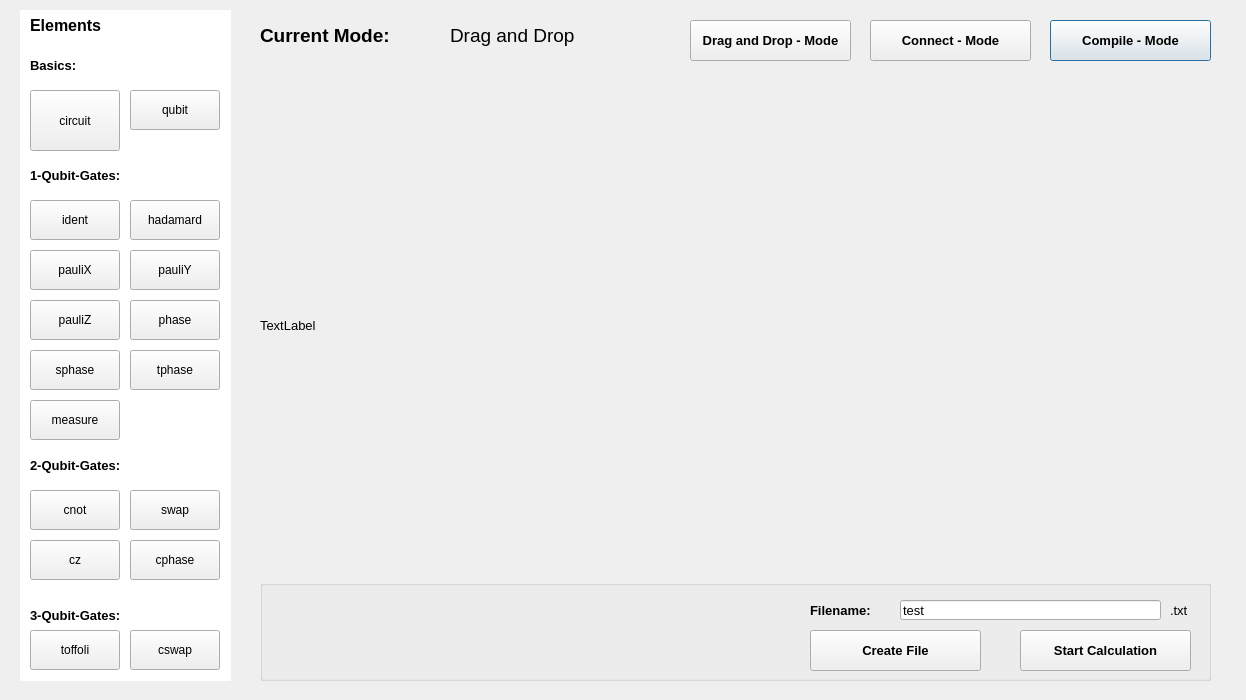
<?xml version="1.0" encoding="UTF-8"?>
<ui version="4.0">
 <class>Dialog</class>
 <widget class="QDialog" name="Dialog">
  <property name="geometry">
   <rect>
    <x>0</x>
    <y>0</y>
    <width>1246</width>
    <height>700</height>
   </rect>
  </property>
  <property name="windowTitle">
   <string>Quantensimulationsframework - QSFW</string>
  </property>
  <widget class="QPushButton" name="btn_compile">
   <property name="geometry">
    <rect>
     <x>1050</x>
     <y>20</y>
     <width>161</width>
     <height>41</height>
    </rect>
   </property>
   <property name="font">
    <font>
     <pointsize>10</pointsize>
     <weight>75</weight>
     <bold>true</bold>
    </font>
   </property>
   <property name="text">
    <string>Compile - Mode</string>
   </property>
  </widget>
  <widget class="QPushButton" name="btn_connect">
   <property name="geometry">
    <rect>
     <x>870</x>
     <y>20</y>
     <width>161</width>
     <height>41</height>
    </rect>
   </property>
   <property name="font">
    <font>
     <pointsize>10</pointsize>
     <weight>75</weight>
     <bold>true</bold>
    </font>
   </property>
   <property name="text">
    <string>Connect - Mode</string>
   </property>
  </widget>
  <widget class="QGroupBox" name="menubox">
   <property name="geometry">
    <rect>
     <x>20</x>
     <y>10</y>
     <width>211</width>
     <height>671</height>
    </rect>
   </property>
   <property name="autoFillBackground">
    <bool>true</bool>
   </property>
   <property name="styleSheet">
    <string notr="true">border-color: rgb(0, 0, 0);</string>
   </property>
   <property name="title">
    <string/>
   </property>
   <widget class="QPushButton" name="btn_ident">
    <property name="geometry">
     <rect>
      <x>10</x>
      <y>190</y>
      <width>90</width>
      <height>40</height>
     </rect>
    </property>
    <property name="baseSize">
     <size>
      <width>90</width>
      <height>0</height>
     </size>
    </property>
    <property name="text">
     <string>ident</string>
    </property>
   </widget>
   <widget class="QPushButton" name="btn_circuit">
    <property name="geometry">
     <rect>
      <x>10</x>
      <y>80</y>
      <width>90</width>
      <height>61</height>
     </rect>
    </property>
    <property name="baseSize">
     <size>
      <width>90</width>
      <height>0</height>
     </size>
    </property>
    <property name="text">
     <string>circuit</string>
    </property>
   </widget>
   <widget class="QLabel" name="label_2">
    <property name="geometry">
     <rect>
      <x>10</x>
      <y>0</y>
      <width>171</width>
      <height>31</height>
     </rect>
    </property>
    <property name="font">
     <font>
      <pointsize>12</pointsize>
      <weight>75</weight>
      <bold>true</bold>
     </font>
    </property>
    <property name="text">
     <string>Elements</string>
    </property>
   </widget>
   <widget class="QLabel" name="label_background">
    <property name="geometry">
     <rect>
      <x>0</x>
      <y>0</y>
      <width>211</width>
      <height>671</height>
     </rect>
    </property>
    <property name="styleSheet">
     <string notr="true">background-color: rgb(255, 255, 255);</string>
    </property>
    <property name="text">
     <string/>
    </property>
   </widget>
   <widget class="QPushButton" name="btn_hadamard">
    <property name="geometry">
     <rect>
      <x>110</x>
      <y>190</y>
      <width>90</width>
      <height>40</height>
     </rect>
    </property>
    <property name="baseSize">
     <size>
      <width>90</width>
      <height>0</height>
     </size>
    </property>
    <property name="text">
     <string>hadamard</string>
    </property>
   </widget>
   <widget class="QPushButton" name="btn_phase">
    <property name="geometry">
     <rect>
      <x>110</x>
      <y>290</y>
      <width>90</width>
      <height>40</height>
     </rect>
    </property>
    <property name="baseSize">
     <size>
      <width>90</width>
      <height>0</height>
     </size>
    </property>
    <property name="text">
     <string>phase</string>
    </property>
   </widget>
   <widget class="QPushButton" name="btn_pauliX">
    <property name="geometry">
     <rect>
      <x>10</x>
      <y>240</y>
      <width>90</width>
      <height>40</height>
     </rect>
    </property>
    <property name="baseSize">
     <size>
      <width>90</width>
      <height>0</height>
     </size>
    </property>
    <property name="text">
     <string>pauliX</string>
    </property>
   </widget>
   <widget class="QPushButton" name="btn_pauliY">
    <property name="geometry">
     <rect>
      <x>110</x>
      <y>240</y>
      <width>90</width>
      <height>40</height>
     </rect>
    </property>
    <property name="baseSize">
     <size>
      <width>90</width>
      <height>0</height>
     </size>
    </property>
    <property name="text">
     <string>pauliY</string>
    </property>
   </widget>
   <widget class="QPushButton" name="btn_pauliZ">
    <property name="geometry">
     <rect>
      <x>10</x>
      <y>290</y>
      <width>90</width>
      <height>40</height>
     </rect>
    </property>
    <property name="baseSize">
     <size>
      <width>90</width>
      <height>0</height>
     </size>
    </property>
    <property name="text">
     <string>pauliZ</string>
    </property>
   </widget>
   <widget class="QPushButton" name="btn_sphase">
    <property name="geometry">
     <rect>
      <x>10</x>
      <y>340</y>
      <width>90</width>
      <height>40</height>
     </rect>
    </property>
    <property name="baseSize">
     <size>
      <width>90</width>
      <height>0</height>
     </size>
    </property>
    <property name="text">
     <string>sphase</string>
    </property>
   </widget>
   <widget class="QPushButton" name="btn_tphase">
    <property name="geometry">
     <rect>
      <x>110</x>
      <y>340</y>
      <width>90</width>
      <height>40</height>
     </rect>
    </property>
    <property name="baseSize">
     <size>
      <width>90</width>
      <height>0</height>
     </size>
    </property>
    <property name="text">
     <string>tphase</string>
    </property>
   </widget>
   <widget class="QPushButton" name="btn_measure">
    <property name="geometry">
     <rect>
      <x>10</x>
      <y>390</y>
      <width>90</width>
      <height>40</height>
     </rect>
    </property>
    <property name="baseSize">
     <size>
      <width>90</width>
      <height>0</height>
     </size>
    </property>
    <property name="text">
     <string>measure</string>
    </property>
   </widget>
   <widget class="QPushButton" name="btn_cnot">
    <property name="geometry">
     <rect>
      <x>10</x>
      <y>480</y>
      <width>90</width>
      <height>40</height>
     </rect>
    </property>
    <property name="baseSize">
     <size>
      <width>90</width>
      <height>0</height>
     </size>
    </property>
    <property name="text">
     <string>cnot</string>
    </property>
   </widget>
   <widget class="QPushButton" name="btn_swap">
    <property name="geometry">
     <rect>
      <x>110</x>
      <y>480</y>
      <width>90</width>
      <height>40</height>
     </rect>
    </property>
    <property name="baseSize">
     <size>
      <width>90</width>
      <height>0</height>
     </size>
    </property>
    <property name="text">
     <string>swap</string>
    </property>
   </widget>
   <widget class="QPushButton" name="btn_cz">
    <property name="geometry">
     <rect>
      <x>10</x>
      <y>530</y>
      <width>90</width>
      <height>40</height>
     </rect>
    </property>
    <property name="baseSize">
     <size>
      <width>90</width>
      <height>0</height>
     </size>
    </property>
    <property name="text">
     <string>cz</string>
    </property>
   </widget>
   <widget class="QPushButton" name="btn_cphase">
    <property name="geometry">
     <rect>
      <x>110</x>
      <y>530</y>
      <width>90</width>
      <height>40</height>
     </rect>
    </property>
    <property name="baseSize">
     <size>
      <width>90</width>
      <height>0</height>
     </size>
    </property>
    <property name="text">
     <string>cphase</string>
    </property>
   </widget>
   <widget class="QPushButton" name="btn_toffoli">
    <property name="geometry">
     <rect>
      <x>10</x>
      <y>620</y>
      <width>90</width>
      <height>40</height>
     </rect>
    </property>
    <property name="baseSize">
     <size>
      <width>90</width>
      <height>0</height>
     </size>
    </property>
    <property name="text">
     <string>toffoli</string>
    </property>
   </widget>
   <widget class="QPushButton" name="btn_cswap">
    <property name="geometry">
     <rect>
      <x>110</x>
      <y>620</y>
      <width>90</width>
      <height>40</height>
     </rect>
    </property>
    <property name="baseSize">
     <size>
      <width>90</width>
      <height>0</height>
     </size>
    </property>
    <property name="text">
     <string>cswap</string>
    </property>
   </widget>
   <widget class="QLabel" name="label_3">
    <property name="geometry">
     <rect>
      <x>10</x>
      <y>40</y>
      <width>171</width>
      <height>31</height>
     </rect>
    </property>
    <property name="font">
     <font>
      <pointsize>10</pointsize>
      <weight>75</weight>
      <bold>true</bold>
     </font>
    </property>
    <property name="text">
     <string>Basics:</string>
    </property>
   </widget>
   <widget class="QPushButton" name="btn_qubit">
    <property name="geometry">
     <rect>
      <x>110</x>
      <y>80</y>
      <width>90</width>
      <height>40</height>
     </rect>
    </property>
    <property name="baseSize">
     <size>
      <width>90</width>
      <height>0</height>
     </size>
    </property>
    <property name="text">
     <string>qubit</string>
    </property>
   </widget>
   <widget class="QLabel" name="label_4">
    <property name="geometry">
     <rect>
      <x>10</x>
      <y>150</y>
      <width>171</width>
      <height>31</height>
     </rect>
    </property>
    <property name="font">
     <font>
      <pointsize>10</pointsize>
      <weight>75</weight>
      <bold>true</bold>
     </font>
    </property>
    <property name="text">
     <string>1-Qubit-Gates:</string>
    </property>
   </widget>
   <widget class="QLabel" name="label_5">
    <property name="geometry">
     <rect>
      <x>10</x>
      <y>440</y>
      <width>171</width>
      <height>31</height>
     </rect>
    </property>
    <property name="font">
     <font>
      <pointsize>10</pointsize>
      <weight>75</weight>
      <bold>true</bold>
     </font>
    </property>
    <property name="text">
     <string>2-Qubit-Gates:</string>
    </property>
   </widget>
   <widget class="QLabel" name="label_6">
    <property name="geometry">
     <rect>
      <x>10</x>
      <y>590</y>
      <width>171</width>
      <height>31</height>
     </rect>
    </property>
    <property name="font">
     <font>
      <pointsize>10</pointsize>
      <weight>75</weight>
      <bold>true</bold>
     </font>
    </property>
    <property name="text">
     <string>3-Qubit-Gates:</string>
    </property>
   </widget>
   <zorder>label_background</zorder>
   <zorder>btn_ident</zorder>
   <zorder>btn_circuit</zorder>
   <zorder>label_2</zorder>
   <zorder>btn_hadamard</zorder>
   <zorder>btn_phase</zorder>
   <zorder>btn_pauliX</zorder>
   <zorder>btn_pauliY</zorder>
   <zorder>btn_pauliZ</zorder>
   <zorder>btn_sphase</zorder>
   <zorder>btn_tphase</zorder>
   <zorder>btn_measure</zorder>
   <zorder>btn_cnot</zorder>
   <zorder>btn_swap</zorder>
   <zorder>btn_cz</zorder>
   <zorder>btn_cphase</zorder>
   <zorder>btn_toffoli</zorder>
   <zorder>btn_cswap</zorder>
   <zorder>label_3</zorder>
   <zorder>btn_qubit</zorder>
   <zorder>label_4</zorder>
   <zorder>label_5</zorder>
   <zorder>label_6</zorder>
  </widget>
  <widget class="QGroupBox" name="compileElements">
   <property name="geometry">
    <rect>
     <x>260</x>
     <y>580</y>
     <width>951</width>
     <height>101</height>
    </rect>
   </property>
   <property name="autoFillBackground">
    <bool>false</bool>
   </property>
   <property name="styleSheet">
    <string notr="true">border-color: rgb(240, 240, 240);</string>
   </property>
   <property name="title">
    <string/>
   </property>
   <widget class="QPushButton" name="btn_createFile">
    <property name="geometry">
     <rect>
      <x>550</x>
      <y>50</y>
      <width>171</width>
      <height>41</height>
     </rect>
    </property>
    <property name="font">
     <font>
      <pointsize>10</pointsize>
      <weight>75</weight>
      <bold>true</bold>
     </font>
    </property>
    <property name="text">
     <string>Create File</string>
    </property>
   </widget>
   <widget class="QPushButton" name="btn_calculation">
    <property name="geometry">
     <rect>
      <x>760</x>
      <y>50</y>
      <width>171</width>
      <height>41</height>
     </rect>
    </property>
    <property name="font">
     <font>
      <pointsize>10</pointsize>
      <weight>75</weight>
      <bold>true</bold>
     </font>
    </property>
    <property name="text">
     <string>Start Calculation</string>
    </property>
   </widget>
   <widget class="QLabel" name="label_error">
    <property name="geometry">
     <rect>
      <x>20</x>
      <y>20</y>
      <width>501</width>
      <height>61</height>
     </rect>
    </property>
    <property name="font">
     <font>
      <pointsize>12</pointsize>
     </font>
    </property>
    <property name="styleSheet">
     <string notr="true">color: rgb(255, 0, 0);</string>
    </property>
    <property name="text">
     <string/>
    </property>
   </widget>
   <widget class="QLabel" name="label_9">
    <property name="geometry">
     <rect>
      <x>550</x>
      <y>20</y>
      <width>81</width>
      <height>21</height>
     </rect>
    </property>
    <property name="font">
     <font>
      <pointsize>10</pointsize>
      <weight>75</weight>
      <bold>true</bold>
     </font>
    </property>
    <property name="text">
     <string>Filename:</string>
    </property>
   </widget>
   <widget class="QLabel" name="label_10">
    <property name="geometry">
     <rect>
      <x>910</x>
      <y>20</y>
      <width>41</width>
      <height>21</height>
     </rect>
    </property>
    <property name="font">
     <font>
      <pointsize>10</pointsize>
      <weight>50</weight>
      <bold>false</bold>
     </font>
    </property>
    <property name="text">
     <string>.txt</string>
    </property>
   </widget>
   <widget class="QLineEdit" name="lineEdit_filename">
    <property name="geometry">
     <rect>
      <x>640</x>
      <y>20</y>
      <width>261</width>
      <height>20</height>
     </rect>
    </property>
    <property name="font">
     <font>
      <pointsize>10</pointsize>
     </font>
    </property>
    <property name="text">
     <string>test</string>
    </property>
   </widget>
  </widget>
  <widget class="QLabel" name="lbl_dropBar">
   <property name="geometry">
    <rect>
     <x>260</x>
     <y>90</y>
     <width>951</width>
     <height>471</height>
    </rect>
   </property>
   <property name="font">
    <font>
     <pointsize>10</pointsize>
     <weight>50</weight>
     <bold>false</bold>
    </font>
   </property>
   <property name="autoFillBackground">
    <bool>false</bool>
   </property>
   <property name="text">
    <string>TextLabel</string>
   </property>
  </widget>
  <widget class="QLabel" name="label_mode">
   <property name="geometry">
    <rect>
     <x>450</x>
     <y>10</y>
     <width>221</width>
     <height>51</height>
    </rect>
   </property>
   <property name="font">
    <font>
     <pointsize>14</pointsize>
     <weight>50</weight>
     <bold>false</bold>
    </font>
   </property>
   <property name="text">
    <string>Drag and Drop</string>
   </property>
  </widget>
  <widget class="QLabel" name="label">
   <property name="geometry">
    <rect>
     <x>260</x>
     <y>10</y>
     <width>181</width>
     <height>51</height>
    </rect>
   </property>
   <property name="font">
    <font>
     <pointsize>14</pointsize>
     <weight>75</weight>
     <bold>true</bold>
    </font>
   </property>
   <property name="text">
    <string>Current Mode:</string>
   </property>
  </widget>
  <widget class="QPushButton" name="btn_dragANDdrop">
   <property name="geometry">
    <rect>
     <x>690</x>
     <y>20</y>
     <width>161</width>
     <height>41</height>
    </rect>
   </property>
   <property name="font">
    <font>
     <pointsize>10</pointsize>
     <weight>75</weight>
     <bold>true</bold>
    </font>
   </property>
   <property name="text">
    <string>Drag and Drop - Mode</string>
   </property>
  </widget>
 </widget>
 <resources/>
 <connections/>
</ui>
